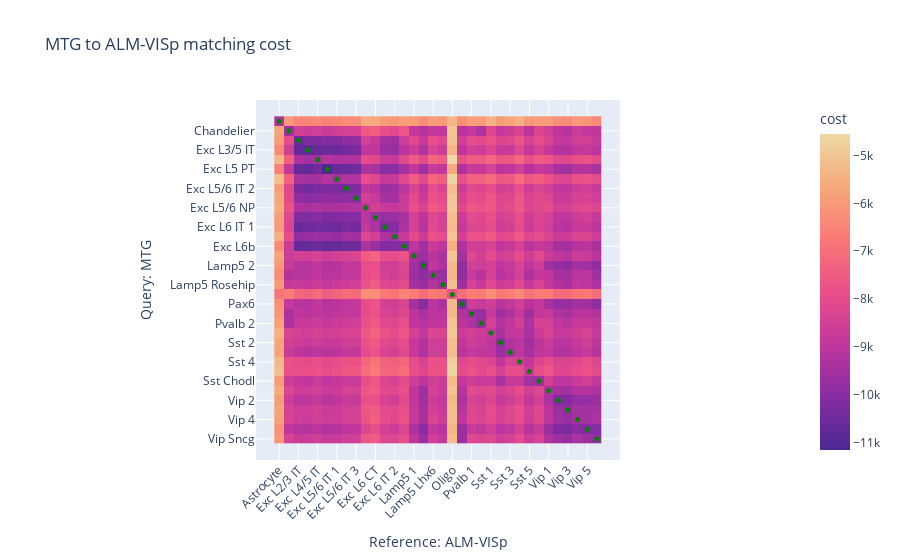

Notebook code for this chart:
### Code cell
q = 'MTG'
ref_ids = [s for s in ds if s != q]

rcm = RefCM()
m = rcm.annotate(ds[q], q, [ds[r] for r in ref_ids], ref_ids, ['labels34', 'labels34'], 'labels34')
m.eval('labels34')
m.display_matching_costs('labels34')

### Figure 1 — Plotly figure (JSON) as saved in the notebook; plotly's stock layout.template omitted (floating-point values rounded to 4 significant figures; data arrays with more than 128 entries replaced by an {"elided": "..."} marker saying what was removed)
{"data": [{"coloraxis": "coloraxis", "hovertemplate": "Reference: ALM-VISp: %{x}<br>Query: MTG: %{y}<br>cost: %{z}<extra></extra>", "name": "0", "type": "heatmap", "x": ["Astrocyte", "Chandelier", "Exc L2/3 IT", "Exc L3/5 IT", "Exc L4/5 IT", "Exc L5 PT", "Exc L5/6 IT 1", "Exc L5/6 IT 2", "Exc L5/6 IT 3", "Exc L5/6 NP", "Exc L6 CT", "Exc L6 IT 1", "Exc L6 IT 2", "Exc L6b", "Lamp5 1", "Lamp5 2", "Lamp5 Lhx6", "Lamp5 Rosehip", "Oligo", "Pax6", "Pvalb 1", "Pvalb 2", "Sst 1", "Sst 2", "Sst 3", "Sst 4", "Sst 5", "Sst Chodl", "Vip 1", "Vip 2", "Vip 3", "Vip 4", "Vip 5", "Vip Sncg"], "xaxis": "x", "y": ["Astrocyte", "Chandelier", "Exc L2/3 IT", "Exc L3/5 IT", "Exc L4/5 IT", "Exc L5 PT", "Exc L5/6 IT 1", "Exc L5/6 IT 2", "Exc L5/6 IT 3", "Exc L5/6 NP", "Exc L6 CT", "Exc L6 IT 1", "Exc L6 IT 2", "Exc L6b", "Lamp5 1", "Lamp5 2", "Lamp5 Lhx6", "Lamp5 Rosehip", "Oligo", "Pax6", "Pvalb 1", "Pvalb 2", "Sst 1", "Sst 2", "Sst 3", "Sst 4", "Sst 5", "Sst Chodl", "Vip 1", "Vip 2", "Vip 3", "Vip 4", "Vip 5", "Vip Sncg"], "yaxis": "y", "z": {"elided": "34x34 float values"}}, {"hovertemplate": "%{y} -> %{x}", "marker": {"color": ["green", "green", "green", "green", "green", "green", "green", "green", "green", "green", "green", "green", "green", "green", "green", "green", "green", "green", "green", "green", "green", "green", "green", "green", "green", "green", "green", "green", "green", "green", "green", "green", "green", "green"], "size": 5}, "mode": "markers", "name": "", "type": "scatter", "x": ["Astrocyte", "Chandelier", "Exc L2/3 IT", "Exc L3/5 IT", "Exc L4/5 IT", "Exc L5 PT", "Exc L5/6 IT 1", "Exc L5/6 IT 2", "Exc L5/6 IT 3", "Exc L5/6 NP", "Exc L6 CT", "Exc L6 IT 1", "Exc L6 IT 2", "Exc L6b", "Lamp5 1", "Lamp5 2", "Lamp5 Lhx6", "Lamp5 Rosehip", "Oligo", "Pax6", "Pvalb 1", "Pvalb 2", "Sst 1", "Sst 2", "Sst 3", "Sst 4", "Sst 5", "Sst Chodl", "Vip 1", "Vip 2", "Vip 3", "Vip 4", "Vip 5", "Vip Sncg"], "y": ["Astrocyte", "Chandelier", "Exc L2/3 IT", "Exc L3/5 IT", "Exc L4/5 IT", "Exc L5 PT", "Exc L5/6 IT 1", "Exc L5/6 IT 2", "Exc L5/6 IT 3", "Exc L5/6 NP", "Exc L6 CT", "Exc L6 IT 1", "Exc L6 IT 2", "Exc L6b", "Lamp5 1", "Lamp5 2", "Lamp5 Lhx6", "Lamp5 Rosehip", "Oligo", "Pax6", "Pvalb 1", "Pvalb 2", "Sst 1", "Sst 2", "Sst 3", "Sst 4", "Sst 5", "Sst Chodl", "Vip 1", "Vip 2", "Vip 3", "Vip 4", "Vip 5", "Vip Sncg"]}], "layout": {"coloraxis": {"colorbar": {"title": {"text": "cost"}}, "colorscale": [[0, "rgb(75, 41, 145)"], [0.1667, "rgb(135, 44, 162)"], [0.3333, "rgb(192, 54, 157)"], [0.5, "rgb(234, 79, 136)"], [0.6667, "rgb(250, 120, 118)"], [0.8333, "rgb(246, 169, 122)"], [1, "rgb(237, 217, 163)"]]}, "title": {"text": "MTG to ALM-VISp matching cost"}, "xaxis": {"anchor": "y", "constrain": "domain", "domain": [0, 1], "scaleanchor": "y", "tickangle": -45, "title": {"text": "Reference: ALM-VISp"}}, "yaxis": {"anchor": "x", "autorange": "reversed", "constrain": "domain", "domain": [0, 1], "title": {"text": "Query: MTG"}}}}
